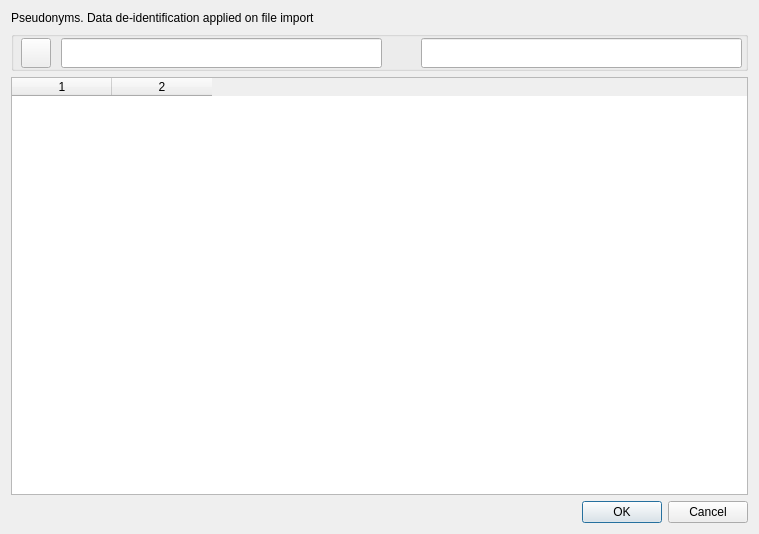
<?xml version="1.0" encoding="UTF-8"?>
<ui version="4.0">
 <class>Dialog_pseudonyms</class>
 <widget class="QDialog" name="Dialog_pseudonyms">
  <property name="geometry">
   <rect>
    <x>0</x>
    <y>0</y>
    <width>759</width>
    <height>534</height>
   </rect>
  </property>
  <property name="windowTitle">
   <string>Pseudonyms</string>
  </property>
  <layout class="QVBoxLayout" name="verticalLayout">
   <item>
    <widget class="QLabel" name="label">
     <property name="maximumSize">
      <size>
       <width>16777215</width>
       <height>40</height>
      </size>
     </property>
     <property name="text">
      <string>Pseudonyms. Data de-identification applied on file import</string>
     </property>
     <property name="wordWrap">
      <bool>true</bool>
     </property>
    </widget>
   </item>
   <item>
    <widget class="QGroupBox" name="groupBox">
     <property name="minimumSize">
      <size>
       <width>0</width>
       <height>40</height>
      </size>
     </property>
     <property name="maximumSize">
      <size>
       <width>16777215</width>
       <height>40</height>
      </size>
     </property>
     <property name="title">
      <string/>
     </property>
     <widget class="QLineEdit" name="lineEdit_original">
      <property name="geometry">
       <rect>
        <x>50</x>
        <y>7</y>
        <width>321</width>
        <height>30</height>
       </rect>
      </property>
      <property name="toolTip">
       <string>Original</string>
      </property>
     </widget>
     <widget class="QLineEdit" name="lineEdit_pseudonym">
      <property name="geometry">
       <rect>
        <x>410</x>
        <y>7</y>
        <width>321</width>
        <height>30</height>
       </rect>
      </property>
      <property name="toolTip">
       <string>Pseudonym</string>
      </property>
     </widget>
     <widget class="QLabel" name="label_2">
      <property name="geometry">
       <rect>
        <x>375</x>
        <y>7</y>
        <width>30</width>
        <height>30</height>
       </rect>
      </property>
      <property name="text">
       <string/>
      </property>
     </widget>
     <widget class="QPushButton" name="pushButton_add">
      <property name="geometry">
       <rect>
        <x>10</x>
        <y>7</y>
        <width>30</width>
        <height>30</height>
       </rect>
      </property>
      <property name="toolTip">
       <string>Add to pseudonyms</string>
      </property>
      <property name="text">
       <string/>
      </property>
     </widget>
    </widget>
   </item>
   <item>
    <widget class="QTableWidget" name="tableWidget">
     <property name="selectionBehavior">
      <enum>QAbstractItemView::SelectRows</enum>
     </property>
     <property name="columnCount">
      <number>2</number>
     </property>
     <column/>
     <column/>
    </widget>
   </item>
   <item>
    <widget class="QDialogButtonBox" name="buttonBox">
     <property name="orientation">
      <enum>Qt::Horizontal</enum>
     </property>
     <property name="standardButtons">
      <set>QDialogButtonBox::Cancel|QDialogButtonBox::Ok</set>
     </property>
    </widget>
   </item>
  </layout>
 </widget>
 <tabstops>
  <tabstop>buttonBox</tabstop>
 </tabstops>
 <resources/>
 <connections>
  <connection>
   <sender>buttonBox</sender>
   <signal>accepted()</signal>
   <receiver>Dialog_pseudonyms</receiver>
   <slot>accept()</slot>
   <hints>
    <hint type="sourcelabel">
     <x>248</x>
     <y>254</y>
    </hint>
    <hint type="destinationlabel">
     <x>157</x>
     <y>274</y>
    </hint>
   </hints>
  </connection>
  <connection>
   <sender>buttonBox</sender>
   <signal>rejected()</signal>
   <receiver>Dialog_pseudonyms</receiver>
   <slot>reject()</slot>
   <hints>
    <hint type="sourcelabel">
     <x>316</x>
     <y>260</y>
    </hint>
    <hint type="destinationlabel">
     <x>286</x>
     <y>274</y>
    </hint>
   </hints>
  </connection>
 </connections>
</ui>
